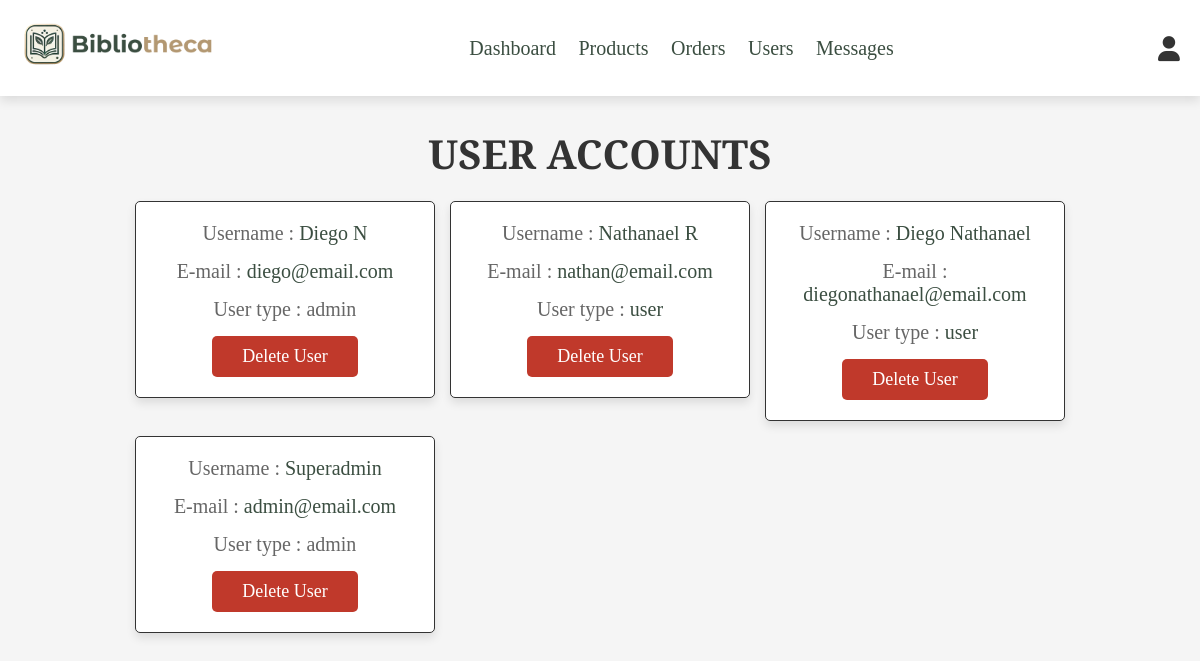
/admin_users.php (signed in), run on the app's committed database.
### tables this page shows
CREATE TABLE `users` (
  `id` int NOT NULL,
  `name` varchar(100) NOT NULL,
  `email` varchar(100) NOT NULL,
  `password` varchar(100) NOT NULL,
  `user_type` varchar(20) NOT NULL DEFAULT 'user'
);

### admin_users.php (the view, shortened to what this page needs)
<?php
include 'config.php';
?>
<!DOCTYPE html>
<html lang="en">
<head>
   <link rel="stylesheet" href="https://cdnjs.cloudflare.com/ajax/libs/font-awesome/6.0.0/css/all.min.css">
   <link rel="stylesheet" href="css/admin_style.css">
</head>
<body>
<?php include 'admin_header.php'; ?>
<section class="users">
   <h1 class="title"> User accounts </h1>
   <div class="box-container">
      <?php
         $select_users = mysqli_query($conn, "SELECT * FROM `users`") or die('query failed');
         while($fetch_users = mysqli_fetch_assoc($select_users)){
      ?>
      <div class="box">
         <p> Username : <span><?php echo $fetch_users['name']; ?></span> </p>
         <p> E-mail : <span><?php echo $fetch_users['email']; ?></span> </p>
         <p> User type : <span style="color:<?php if($fetch_users['user_type'] == 'admin'){ echo 'var(--orange)'; } ?>"><?php echo $fetch_users['user_type']; ?></span> </p>
         <a href="admin_users.php?delete=<?php echo $fetch_users['id']; ?>" onclick="return confirm('Delete this user?');" class="delete-btn">delete user</a>
      </div>
      <?php
         };
      ?>
   </div>
</section>
</body>
</html>

### css/admin_style.css (style rules this page uses)
:root { --green:#3B4E41; --gold:#B39872; --red:#c0392b; --black:#333; --white:#fff; --light-color:#666; --light-white:#ccc; --light-bg:#f5f5f5; --border:.1rem solid var(--black); --box-shadow:0 .5rem 1rem rgba(0,0,0,.1); }
* { font-family: 'Playfair Display', serif; margin:0; padding:0; box-sizing: border-box; outline: none; border:none; text-decoration: none; transition:all .2s linear; }
html { font-size: 62.5%; overflow-x: hidden; }
body { background-color: var(--light-bg); }
section { padding:3rem 2rem; }
.title { text-align: center; margin-bottom: 2rem; text-transform: uppercase; color:var(--black); font-size: 4rem; }
.btn, .option-btn, .delete-btn, .white-btn { display: inline-block; margin-top: 1rem; padding:1rem 3rem; cursor: pointer; color:var(--white); font-size: 1.8rem; border-radius: .5rem; text-transform: capitalize; }
.delete-btn { background-color: var(--red); }
.users .box-container { display: grid; grid-template-columns: repeat(auto-fit, 30rem); justify-content: center; gap:1.5rem; max-width: 1200px; margin:0 auto; align-items: flex-start; }
.users .box-container .box { background-color: var(--white); padding:2rem; border:var(--border); box-shadow: var(--box-shadow); border-radius: .5rem; text-align: center; }
.users .box-container .box p { padding-bottom: 1.5rem; font-size: 2rem; color:var(--light-color); }
.users .box-container .box p span { color:var(--green); }
.users .box-container .box .delete-btn { margin-top: 0; }

### data on the page
users: name "Diego N", email "diego@email.com", user_type "admin"
users: name "Nathanael R", email "nathan@email.com", user_type "user"
users: name "Diego Nathanael", email "diegonathanael@email.com", user_type "user"
users: name "Superadmin", email "admin@email.com", user_type "admin"
